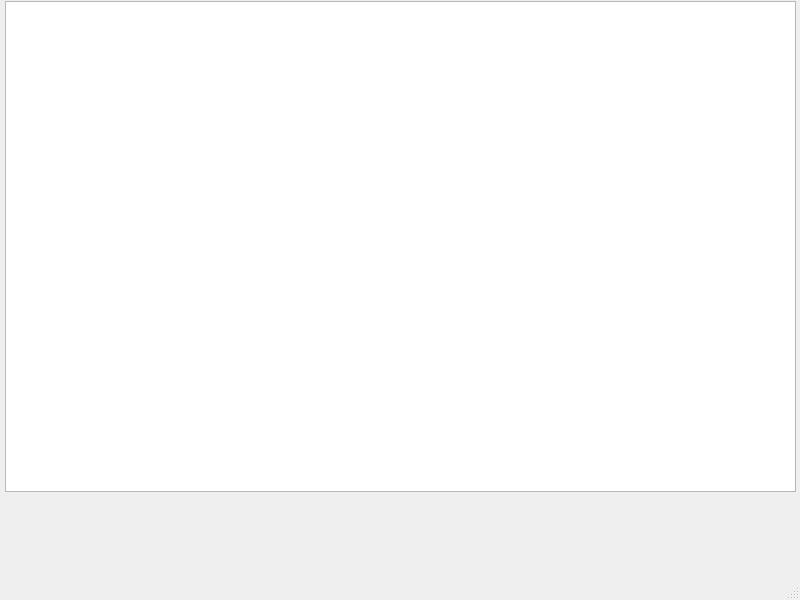
<?xml version="1.0" encoding="UTF-8"?>
<ui version="4.0">
 <class>MainWindow</class>
 <widget class="QMainWindow" name="MainWindow">
  <property name="geometry">
   <rect>
    <x>0</x>
    <y>0</y>
    <width>800</width>
    <height>600</height>
   </rect>
  </property>
  <property name="windowTitle">
   <string>MainWindow</string>
  </property>
  <widget class="QWidget" name="centralwidget">
   <widget class="QGraphicsView" name="graphicsView">
    <property name="geometry">
     <rect>
      <x>5</x>
      <y>1</y>
      <width>791</width>
      <height>491</height>
     </rect>
    </property>
   </widget>
  </widget>
  <widget class="QMenuBar" name="menubar">
   <property name="geometry">
    <rect>
     <x>0</x>
     <y>0</y>
     <width>800</width>
     <height>21</height>
    </rect>
   </property>
  </widget>
  <widget class="QStatusBar" name="statusbar"/>
 </widget>
 <resources/>
 <connections/>
</ui>
